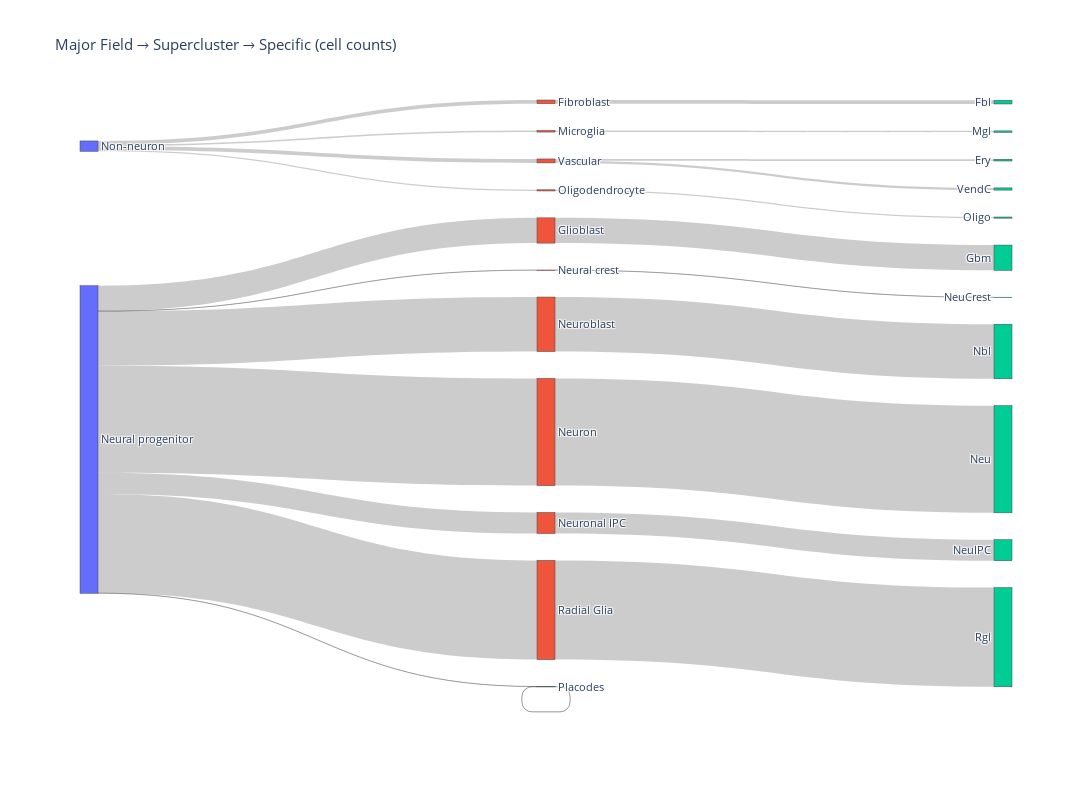

This figure's notebook cell:
### Code cell
counts = cells_per_class.copy()

# Align counts to cellclass_ref index (CellClass) and fill missing with 0
counts = counts.reindex(cellclass_ref.index).fillna(0).astype(int)

# Build node lists
majors = cellclass_ref['Major Field'].fillna('Unknown').unique().tolist()
supers = cellclass_ref['Supercluster'].fillna('Unknown').unique().tolist()
specifics = cellclass_ref['Specific'].fillna('Unknown').unique().tolist()

all_nodes = list(majors) + list(supers) + list(specifics)
node_idx = {name: idx for idx, name in enumerate(all_nodes)}

# Major -> Supercluster links: aggregate counts of all CellClass rows under each pair
df = cellclass_ref.join(counts.rename('n_cells'))
df_ms = df.groupby(['Major Field', 'Supercluster'])['n_cells'].sum().reset_index()
source = [node_idx[row['Major Field']] for _, row in df_ms.iterrows()]
target = [node_idx[row['Supercluster']] for _, row in df_ms.iterrows()]
value = df_ms['n_cells'].astype(int).tolist()

# Supercluster -> Specific links: use counts per Specific (sum across CellClass entries mapping to the Specific)
df_ss = df.groupby(['Supercluster', 'Specific'])['n_cells'].sum().reset_index()
source += [node_idx[row['Supercluster']] for _, row in df_ss.iterrows()]
target += [node_idx[row['Specific']] for _, row in df_ss.iterrows()]
value += df_ss['n_cells'].astype(int).tolist()

# Plot Sankey
fig = go.Figure(data=[go.Sankey(
    arrangement='snap',
    node=dict(
        label=all_nodes,
        pad=12,
        thickness=18,
        color=(['#636EFA']*len(majors) + ['#EF553B']*len(supers) + ['#00CC96']*len(specifics))
    ),
    link=dict(source=source, target=target, value=value)
)])
fig.update_layout(title_text='Major Field → Supercluster → Specific (cell counts)', height=800, width=1200, font_size=11)
fig.show()

### Figure 1 — Plotly figure (JSON) as saved in the notebook; plotly's stock layout.template omitted (floating-point values rounded to 4 significant figures)
{"data": [{"arrangement": "snap", "link": {"source": [1, 1, 1, 1, 1, 1, 1, 0, 0, 0, 0, 3, 4, 5, 6, 7, 8, 9, 10, 22, 12, 2, 2], "target": [4, 6, 7, 8, 9, 22, 12, 3, 5, 10, 2, 14, 15, 16, 17, 18, 19, 20, 21, 22, 23, 13, 24], "value": [132420, 871, 285699, 561754, 110260, 873, 519908, 19161, 8102, 6190, 20699, 19161, 132420, 8102, 871, 285699, 561754, 110260, 6190, 873, 519908, 8958, 11741]}, "node": {"color": ["#636EFA", "#636EFA", "#EF553B", "#EF553B", "#EF553B", "#EF553B", "#EF553B", "#EF553B", "#EF553B", "#EF553B", "#EF553B", "#EF553B", "#EF553B", "#00CC96", "#00CC96", "#00CC96", "#00CC96", "#00CC96", "#00CC96", "#00CC96", "#00CC96", "#00CC96", "#00CC96", "#00CC96", "#00CC96"], "label": ["Non-neuron", "Neural progenitor", "Vascular", "Fibroblast", "Glioblast", "Microglia", "Neural crest", "Neuroblast", "Neuron", "Neuronal IPC", "Oligodendrocyte", "Placodes", "Radial Glia", "Ery", "Fbl", "Gbm", "Mgl", "NeuCrest", "Nbl", "Neu", "NeuIPC", "Oligo", "Placodes", "Rgl", "VendC"], "pad": 12, "thickness": 18}, "type": "sankey"}], "layout": {"font": {"size": 11}, "height": 800, "title": {"text": "Major Field → Supercluster → Specific (cell counts)"}, "width": 1200}}
